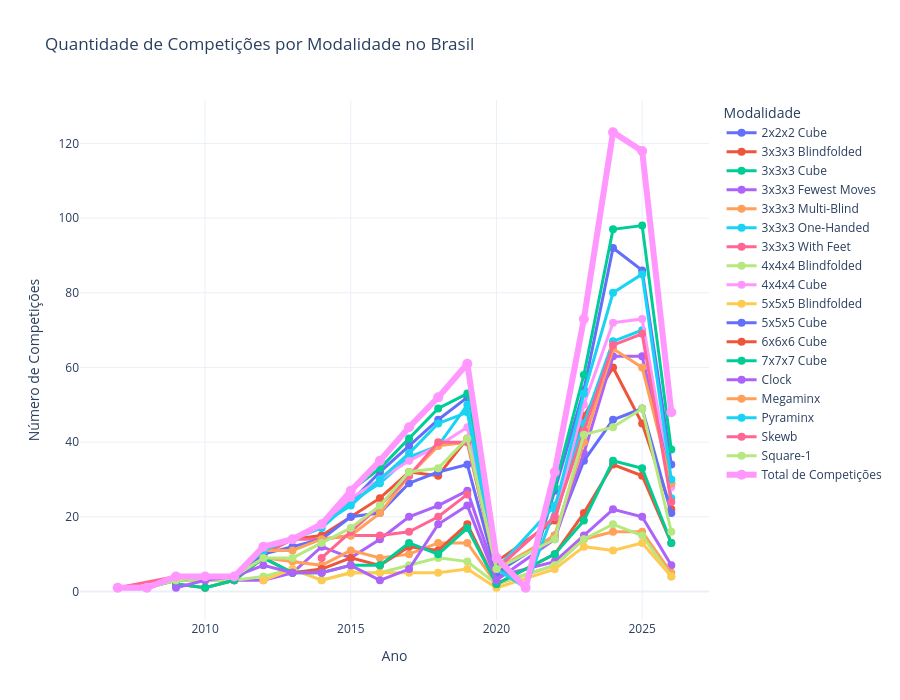

Here is the notebook cell this chart was saved with:
### Code cell
fig_absolute_brazil = plot_events_over_time(df_final, 'Quantidade de Competições por Modalidade no Brasil')
fig_absolute_brazil

### Figure 1 — Plotly figure (JSON) as saved in the notebook; plotly's stock layout.template omitted (floating-point values rounded to 4 significant figures)
{"data": [{"hovertemplate": "<b>%{fullData.name}</b><br>Ano: %{x}<br>Competições: %{y}<extra></extra>", "line": {"width": 3}, "marker": {"size": 8}, "mode": "lines+markers", "name": "2x2x2 Cube", "type": "scatter", "x": [2007, 2008, 2009, 2010, 2011, 2012, 2013, 2014, 2015, 2016, 2017, 2018, 2019, 2020, 2021, 2022, 2023, 2024, 2025, 2026], "y": [1, 1, 4, 4, 4, 12, 14, 18, 24, 32, 39, 46, 52, 7, 1, 27, 54, 92, 86, 34]}, {"hovertemplate": "<b>%{fullData.name}</b><br>Ano: %{x}<br>Competições: %{y}<extra></extra>", "line": {"width": 3}, "marker": {"size": 8}, "mode": "lines+markers", "name": "3x3x3 Blindfolded", "type": "scatter", "x": [2007, 2008, 2009, 2010, 2011, 2012, 2013, 2014, 2015, 2016, 2017, 2018, 2019, 2020, 2022, 2023, 2024, 2025, 2026], "y": [1, 1, 4, 4, 4, 10, 14, 15, 20, 25, 32, 31, 41, 8, 19, 47, 60, 45, 22]}, {"hovertemplate": "<b>%{fullData.name}</b><br>Ano: %{x}<br>Competições: %{y}<extra></extra>", "line": {"width": 3}, "marker": {"size": 8}, "mode": "lines+markers", "name": "3x3x3 Cube", "type": "scatter", "x": [2007, 2008, 2009, 2010, 2011, 2012, 2013, 2014, 2015, 2016, 2017, 2018, 2019, 2020, 2021, 2022, 2023, 2024, 2025, 2026], "y": [1, 1, 4, 4, 4, 12, 14, 18, 27, 33, 41, 49, 53, 7, 1, 28, 58, 97, 98, 38]}, {"hovertemplate": "<b>%{fullData.name}</b><br>Ano: %{x}<br>Competições: %{y}<extra></extra>", "line": {"width": 3}, "marker": {"size": 8}, "mode": "lines+markers", "name": "3x3x3 Fewest Moves", "type": "scatter", "x": [2008, 2009, 2010, 2011, 2012, 2013, 2014, 2015, 2016, 2017, 2018, 2019, 2020, 2022, 2023, 2024, 2025, 2026], "y": [1, 3, 3, 3, 3, 5, 12, 9, 14, 20, 23, 27, 4, 8, 15, 22, 20, 7]}, {"hovertemplate": "<b>%{fullData.name}</b><br>Ano: %{x}<br>Competições: %{y}<extra></extra>", "line": {"width": 3}, "marker": {"size": 8}, "mode": "lines+markers", "name": "3x3x3 Multi-Blind", "type": "scatter", "x": [2008, 2009, 2010, 2011, 2012, 2013, 2014, 2015, 2016, 2017, 2018, 2019, 2020, 2022, 2023, 2024, 2025, 2026], "y": [1, 3, 3, 3, 9, 8, 7, 11, 9, 10, 13, 13, 2, 7, 14, 16, 16, 5]}, {"hovertemplate": "<b>%{fullData.name}</b><br>Ano: %{x}<br>Competições: %{y}<extra></extra>", "line": {"width": 3}, "marker": {"size": 8}, "mode": "lines+markers", "name": "3x3x3 One-Handed", "type": "scatter", "x": [2008, 2009, 2010, 2011, 2012, 2013, 2014, 2015, 2016, 2017, 2018, 2019, 2020, 2022, 2023, 2024, 2025, 2026], "y": [1, 4, 4, 4, 12, 14, 17, 24, 29, 36, 39, 50, 6, 23, 45, 67, 70, 25]}, {"hovertemplate": "<b>%{fullData.name}</b><br>Ano: %{x}<br>Competições: %{y}<extra></extra>", "line": {"width": 3}, "marker": {"size": 8}, "mode": "lines+markers", "name": "3x3x3 With Feet", "type": "scatter", "x": [2007, 2009, 2010, 2011, 2012, 2013, 2014, 2015, 2016, 2017, 2018, 2019], "y": [1, 4, 4, 4, 10, 14, 14, 15, 15, 16, 20, 26]}, {"hovertemplate": "<b>%{fullData.name}</b><br>Ano: %{x}<br>Competições: %{y}<extra></extra>", "line": {"width": 3}, "marker": {"size": 8}, "mode": "lines+markers", "name": "4x4x4 Blindfolded", "type": "scatter", "x": [2008, 2009, 2010, 2011, 2012, 2013, 2014, 2015, 2016, 2017, 2018, 2019, 2020, 2022, 2023, 2024, 2025, 2026], "y": [1, 3, 3, 3, 4, 6, 3, 5, 5, 7, 9, 8, 2, 7, 14, 18, 15, 4]}, {"hovertemplate": "<b>%{fullData.name}</b><br>Ano: %{x}<br>Competições: %{y}<extra></extra>", "line": {"width": 3}, "marker": {"size": 8}, "mode": "lines+markers", "name": "4x4x4 Cube", "type": "scatter", "x": [2007, 2008, 2009, 2010, 2011, 2012, 2013, 2014, 2015, 2016, 2017, 2018, 2019, 2020, 2022, 2023, 2024, 2025, 2026], "y": [1, 1, 4, 4, 4, 12, 14, 18, 25, 30, 35, 39, 44, 6, 20, 50, 72, 73, 28]}, {"hovertemplate": "<b>%{fullData.name}</b><br>Ano: %{x}<br>Competições: %{y}<extra></extra>", "line": {"width": 3}, "marker": {"size": 8}, "mode": "lines+markers", "name": "5x5x5 Blindfolded", "type": "scatter", "x": [2012, 2013, 2014, 2015, 2016, 2017, 2018, 2019, 2020, 2022, 2023, 2024, 2025, 2026], "y": [3, 6, 3, 5, 5, 5, 5, 6, 1, 6, 12, 11, 13, 4]}, {"hovertemplate": "<b>%{fullData.name}</b><br>Ano: %{x}<br>Competições: %{y}<extra></extra>", "line": {"width": 3}, "marker": {"size": 8}, "mode": "lines+markers", "name": "5x5x5 Cube", "type": "scatter", "x": [2007, 2008, 2009, 2010, 2011, 2012, 2013, 2014, 2015, 2016, 2017, 2018, 2019, 2020, 2022, 2023, 2024, 2025, 2026], "y": [1, 1, 4, 4, 4, 10, 12, 14, 20, 21, 29, 32, 34, 5, 15, 35, 46, 49, 21]}, {"hovertemplate": "<b>%{fullData.name}</b><br>Ano: %{x}<br>Competições: %{y}<extra></extra>", "line": {"width": 3}, "marker": {"size": 8}, "mode": "lines+markers", "name": "6x6x6 Cube", "type": "scatter", "x": [2009, 2010, 2011, 2012, 2013, 2014, 2015, 2016, 2017, 2018, 2019, 2020, 2022, 2023, 2024, 2025, 2026], "y": [2, 1, 3, 9, 5, 6, 9, 7, 12, 11, 18, 2, 10, 21, 34, 31, 13]}, {"hovertemplate": "<b>%{fullData.name}</b><br>Ano: %{x}<br>Competições: %{y}<extra></extra>", "line": {"width": 3}, "marker": {"size": 8}, "mode": "lines+markers", "name": "7x7x7 Cube", "type": "scatter", "x": [2009, 2010, 2011, 2012, 2013, 2014, 2015, 2016, 2017, 2018, 2019, 2020, 2022, 2023, 2024, 2025, 2026], "y": [2, 1, 3, 9, 5, 5, 7, 7, 13, 10, 17, 2, 10, 19, 35, 33, 13]}, {"hovertemplate": "<b>%{fullData.name}</b><br>Ano: %{x}<br>Competições: %{y}<extra></extra>", "line": {"width": 3}, "marker": {"size": 8}, "mode": "lines+markers", "name": "Clock", "type": "scatter", "x": [2009, 2010, 2011, 2012, 2013, 2014, 2015, 2016, 2017, 2018, 2019, 2020, 2022, 2023, 2024, 2025, 2026], "y": [1, 3, 4, 7, 5, 5, 7, 3, 6, 18, 23, 3, 14, 37, 63, 63, 29]}, {"hovertemplate": "<b>%{fullData.name}</b><br>Ano: %{x}<br>Competições: %{y}<extra></extra>", "line": {"width": 3}, "marker": {"size": 8}, "mode": "lines+markers", "name": "Megaminx", "type": "scatter", "x": [2007, 2008, 2009, 2010, 2011, 2012, 2013, 2014, 2015, 2016, 2017, 2018, 2019, 2020, 2022, 2023, 2024, 2025, 2026], "y": [1, 1, 3, 4, 4, 11, 11, 14, 15, 21, 31, 39, 40, 6, 15, 40, 65, 60, 29]}, {"hovertemplate": "<b>%{fullData.name}</b><br>Ano: %{x}<br>Competições: %{y}<extra></extra>", "line": {"width": 3}, "marker": {"size": 8}, "mode": "lines+markers", "name": "Pyraminx", "type": "scatter", "x": [2008, 2009, 2010, 2011, 2012, 2013, 2014, 2015, 2016, 2017, 2018, 2019, 2020, 2021, 2022, 2023, 2024, 2025, 2026], "y": [1, 3, 4, 4, 11, 14, 18, 23, 30, 37, 45, 48, 6, 1, 22, 53, 80, 85, 30]}, {"hovertemplate": "<b>%{fullData.name}</b><br>Ano: %{x}<br>Competições: %{y}<extra></extra>", "line": {"width": 3}, "marker": {"size": 8}, "mode": "lines+markers", "name": "Skewb", "type": "scatter", "x": [2014, 2015, 2016, 2017, 2018, 2019, 2020, 2022, 2023, 2024, 2025, 2026], "y": [9, 16, 23, 31, 40, 40, 6, 20, 43, 66, 69, 24]}, {"hovertemplate": "<b>%{fullData.name}</b><br>Ano: %{x}<br>Competições: %{y}<extra></extra>", "line": {"width": 3}, "marker": {"size": 8}, "mode": "lines+markers", "name": "Square-1", "type": "scatter", "x": [2008, 2009, 2010, 2011, 2012, 2013, 2014, 2015, 2016, 2017, 2018, 2019, 2020, 2022, 2023, 2024, 2025, 2026], "y": [1, 3, 4, 4, 9, 9, 13, 17, 23, 32, 33, 41, 6, 14, 42, 44, 49, 16]}, {"hovertemplate": "<b>Total de Competições</b><br>Ano: %{x}<br>Total: %{y}<extra></extra>", "line": {"width": 6}, "marker": {"size": 10}, "mode": "lines+markers", "name": "Total de Competições", "type": "scatter", "x": [2007, 2008, 2009, 2010, 2011, 2012, 2013, 2014, 2015, 2016, 2017, 2018, 2019, 2020, 2021, 2022, 2023, 2024, 2025, 2026], "y": [1, 1, 4, 4, 4, 12, 14, 18, 27, 35, 44, 52, 61, 9, 1, 32, 73, 123, 118, 48]}], "layout": {"height": 700, "hovermode": "closest", "legend": {"itemclick": "toggle", "itemdoubleclick": "toggleothers", "title": {"text": "Modalidade"}}, "title": {"text": "Quantidade de Competições por Modalidade no Brasil"}, "xaxis": {"title": {"text": "Ano"}}, "yaxis": {"title": {"text": "Número de Competições"}}}}
